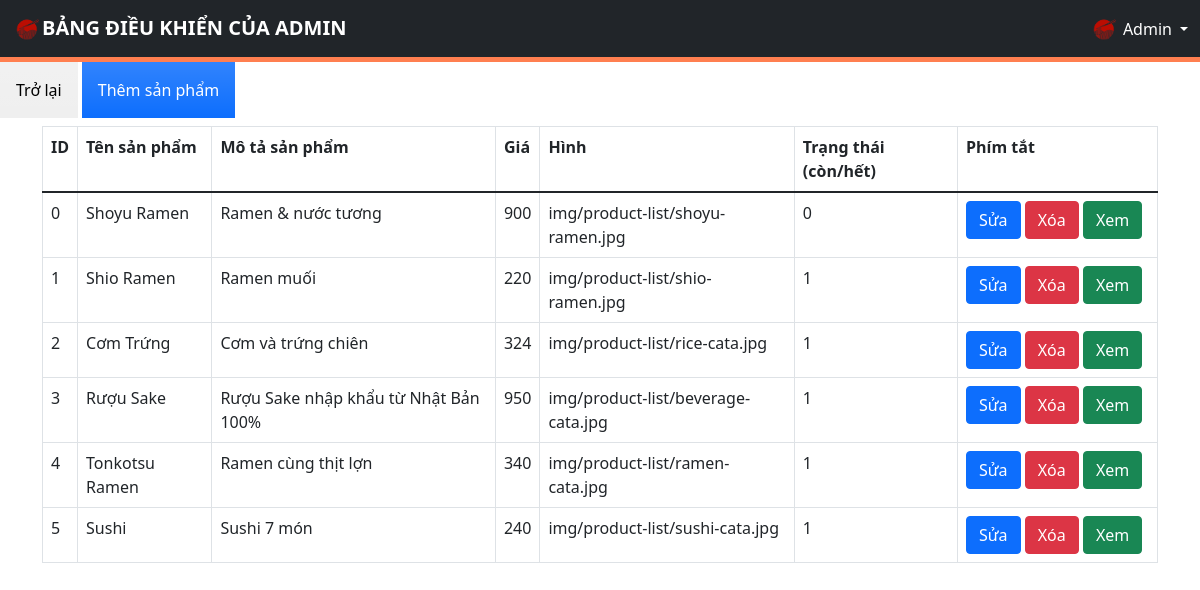
/admin/productManagement.php, run on an earlier commit of the app's database.
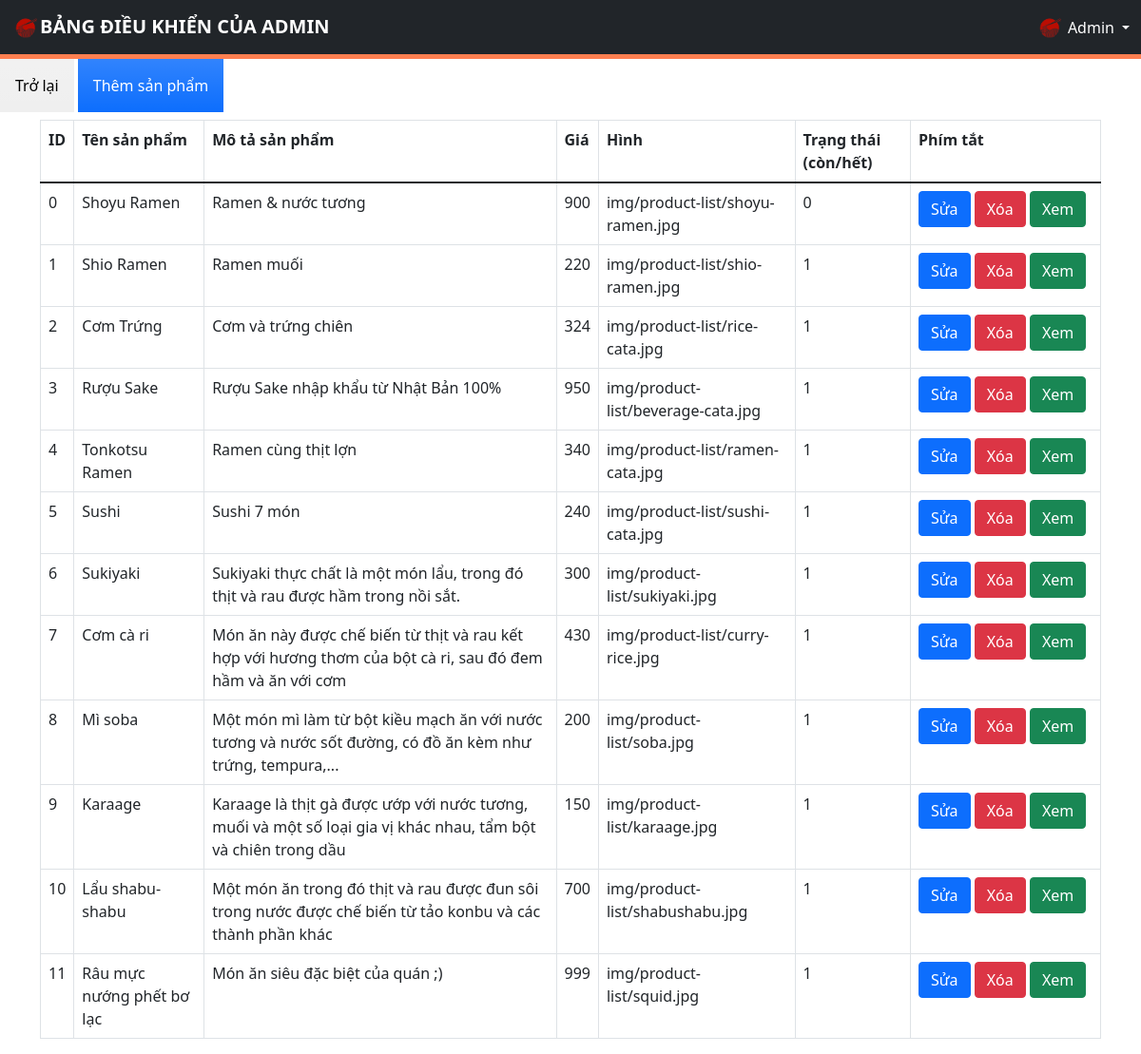
And on a later commit of the database.
### tables this page shows
CREATE TABLE `product` (
  `id` int(10) UNSIGNED NOT NULL,
  `name` varchar(100) NOT NULL,
  `description` text NOT NULL,
  `price` float UNSIGNED NOT NULL,
  `img_path` text NOT NULL,
  `status` tinyint(1) NOT NULL DEFAULT 1 COMMENT '0: hết hàng, 1: còn hàng'
);

### admin/productManagement.php (the view, shortened to what this page needs)
<!DOCTYPE html>
<html lang="en">
<head>
  <link href="https://cdnjs.cloudflare.com/ajax/libs/font-awesome/5.9.0/css/all.min.css" rel="stylesheet">
  <link href="https://cdn.jsdelivr.net/npm/bootstrap@5.1.3/dist/css/bootstrap.min.css" rel="stylesheet">
  <link rel="stylesheet" href="admin-styles/styles.css">
</head>
<body>
  <div>
    <?php $IPATH = $_SERVER["DOCUMENT_ROOT"]."/btl-web/admin/";
    include($IPATH."navbar.php");?>
  </div>
    <form method="post" action="productManagement.php">
      <a href="index.php"><input type="button" class="p-3 mb-2 bg-gray bg-gradient text-black" value="Trở lại"></a>
      <a href="newProduct.php"><input type="button" class="p-3 mb-2 bg-primary bg-gradient text-white" value="Thêm sản phẩm"></a>
    </form>
    <div class="container">
      <?php
        include('../config/config.php');
        echo "<table class='table table-bordered'>
                <tr>
                    <th>ID</th>
                    <th>Tên sản phẩm</th>
                    <th>Mô tả sản phẩm</th>
                    <th>Giá</th>
                    <th>Hình</th>
                    <th>Trạng thái (còn/hết)</th>
                    <th>Phím tắt</th>
                </tr>
                <tbody>";
        $sql = "SELECT * from product";
        $result = $conn->query($sql);
        if ($result->num_rows > 0) {
          while ($row = $result->fetch_assoc()) {
            $id = $row['id'];
            $name = $row['name'];
            $description = $row['description'];
            $price = $row['price'];
            $img_path = $row['img_path'];
            $status = $row['status'];
            echo "<tr>
                    <td>" . $id . "</td>
                    <td>" . $name . "</td>
                    <td>" . $description . "</td>
                    <td>" . $price . "</td>
                    <td>" . $img_path . "</td>
                    <td>" . $status . "</td>
                    <td class=\"btnn\">
                      <a href='editProduct.php?id=$id'
                        class='btn btn-primary m-r-1em' name='edit'>Sửa</a>
                      <a href='deleteProduct.php?id=$id' class='btn btn-danger'>Xóa</a>
                      <a href='../productInfo.php?prod_id=$id' class='btn btn-success'>Xem</a>
                    </td>
                  </tr>";
          }
          echo "</tbody></table>";
        }
      ?>
    </div>
</body>
</html>

What changed in the data, as far as the page shows it:
added product: id "6", name "Sukiyaki", description "Sukiyaki thực chất là một món lẩu, trong đó thịt và rau được hầm trong nồi sắt.", price "300", img_path "img/product-list/sukiyaki.jpg", status "1"
added product: id "7", name "Cơm cà ri", description "Món ăn này được chế biến từ thịt và rau kết hợp với hương thơm của bột cà ri, sau đó đem hầm và ăn với cơm", price "430", img_path "img/product-list/curry-rice.jpg", status "1"
added product: id "8", name "Mì soba", description "Một món mì làm từ bột kiều mạch ăn với nước tương và nước sốt đường, có đồ ăn kèm như trứng, tempura,...", price "200", img_path "img/product-list/soba.jpg", status "1"
added product: id "9", name "Karaage", description "Karaage là thịt gà được ướp với nước tương, muối và một số loại gia vị khác nhau, tẩm bột và chiên trong dầu", price "150", img_path "img/product-list/karaage.jpg", status "1"
added product: id "10", name "Lẩu shabu-shabu", description "Một món ăn trong đó thịt và rau được đun sôi trong nước được chế biến từ tảo konbu và các thành phần khác", price "700", img_path "img/product-list/shabushabu.jpg", status "1"
added product: id "11", name "Râu mực nướng phết bơ lạc", description "Món ăn siêu đặc biệt của quán ;)", price "999", img_path "img/product-list/squid.jpg", status "1"
